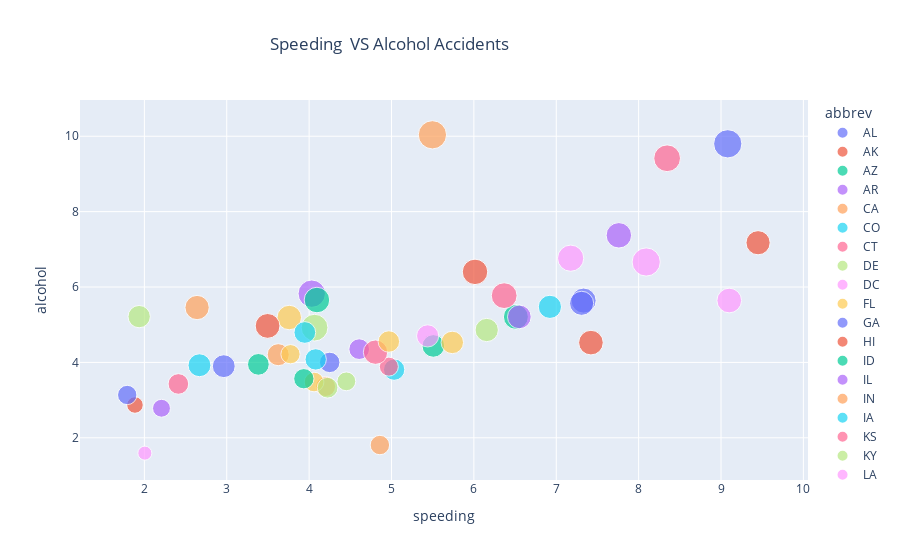

The cell this chart's notebook holds for it:
### Code cell
# Alcohol VS Speeding
fig = px.scatter(df, x='speeding', y='alcohol',
                color='abbrev',
                size='total',
                title=' Speeding  VS Alcohol Accidents',)
fig.update_layout(title={'x':0.3})
fig.show()

### Figure 1 — Plotly figure (JSON) as saved in the notebook; plotly's stock layout.template omitted (floating-point values rounded to 4 significant figures)
{"data": [{"hovertemplate": "abbrev=AL<br>speeding=%{x}<br>alcohol=%{y}<br>total=%{marker.size}<extra></extra>", "legendgroup": "AL", "marker": {"color": "#636efa", "size": [18.8], "sizemode": "area", "sizeref": 0.05975, "symbol": "circle"}, "mode": "markers", "name": "AL", "orientation": "v", "showlegend": true, "type": "scatter", "x": [7.332], "xaxis": "x", "y": [5.64], "yaxis": "y"}, {"hovertemplate": "abbrev=AK<br>speeding=%{x}<br>alcohol=%{y}<br>total=%{marker.size}<extra></extra>", "legendgroup": "AK", "marker": {"color": "#EF553B", "size": [18.1], "sizemode": "area", "sizeref": 0.05975, "symbol": "circle"}, "mode": "markers", "name": "AK", "orientation": "v", "showlegend": true, "type": "scatter", "x": [7.421], "xaxis": "x", "y": [4.525], "yaxis": "y"}, {"hovertemplate": "abbrev=AZ<br>speeding=%{x}<br>alcohol=%{y}<br>total=%{marker.size}<extra></extra>", "legendgroup": "AZ", "marker": {"color": "#00cc96", "size": [18.6], "sizemode": "area", "sizeref": 0.05975, "symbol": "circle"}, "mode": "markers", "name": "AZ", "orientation": "v", "showlegend": true, "type": "scatter", "x": [6.51], "xaxis": "x", "y": [5.208], "yaxis": "y"}, {"hovertemplate": "abbrev=AR<br>speeding=%{x}<br>alcohol=%{y}<br>total=%{marker.size}<extra></extra>", "legendgroup": "AR", "marker": {"color": "#ab63fa", "size": [22.4], "sizemode": "area", "sizeref": 0.05975, "symbol": "circle"}, "mode": "markers", "name": "AR", "orientation": "v", "showlegend": true, "type": "scatter", "x": [4.032], "xaxis": "x", "y": [5.824], "yaxis": "y"}, {"hovertemplate": "abbrev=CA<br>speeding=%{x}<br>alcohol=%{y}<br>total=%{marker.size}<extra></extra>", "legendgroup": "CA", "marker": {"color": "#FFA15A", "size": [12.0], "sizemode": "area", "sizeref": 0.05975, "symbol": "circle"}, "mode": "markers", "name": "CA", "orientation": "v", "showlegend": true, "type": "scatter", "x": [4.2], "xaxis": "x", "y": [3.36], "yaxis": "y"}, {"hovertemplate": "abbrev=CO<br>speeding=%{x}<br>alcohol=%{y}<br>total=%{marker.size}<extra></extra>", "legendgroup": "CO", "marker": {"color": "#19d3f3", "size": [13.6], "sizemode": "area", "sizeref": 0.05975, "symbol": "circle"}, "mode": "markers", "name": "CO", "orientation": "v", "showlegend": true, "type": "scatter", "x": [5.032], "xaxis": "x", "y": [3.808], "yaxis": "y"}, {"hovertemplate": "abbrev=CT<br>speeding=%{x}<br>alcohol=%{y}<br>total=%{marker.size}<extra></extra>", "legendgroup": "CT", "marker": {"color": "#FF6692", "size": [10.8], "sizemode": "area", "sizeref": 0.05975, "symbol": "circle"}, "mode": "markers", "name": "CT", "orientation": "v", "showlegend": true, "type": "scatter", "x": [4.968], "xaxis": "x", "y": [3.888], "yaxis": "y"}, {"hovertemplate": "abbrev=DE<br>speeding=%{x}<br>alcohol=%{y}<br>total=%{marker.size}<extra></extra>", "legendgroup": "DE", "marker": {"color": "#B6E880", "size": [16.2], "sizemode": "area", "sizeref": 0.05975, "symbol": "circle"}, "mode": "markers", "name": "DE", "orientation": "v", "showlegend": true, "type": "scatter", "x": [6.156], "xaxis": "x", "y": [4.86], "yaxis": "y"}, {"hovertemplate": "abbrev=DC<br>speeding=%{x}<br>alcohol=%{y}<br>total=%{marker.size}<extra></extra>", "legendgroup": "DC", "marker": {"color": "#FF97FF", "size": [5.9], "sizemode": "area", "sizeref": 0.05975, "symbol": "circle"}, "mode": "markers", "name": "DC", "orientation": "v", "showlegend": true, "type": "scatter", "x": [2.006], "xaxis": "x", "y": [1.593], "yaxis": "y"}, {"hovertemplate": "abbrev=FL<br>speeding=%{x}<br>alcohol=%{y}<br>total=%{marker.size}<extra></extra>", "legendgroup": "FL", "marker": {"color": "#FECB52", "size": [17.9], "sizemode": "area", "sizeref": 0.05975, "symbol": "circle"}, "mode": "markers", "name": "FL", "orientation": "v", "showlegend": true, "type": "scatter", "x": [3.759], "xaxis": "x", "y": [5.191], "yaxis": "y"}, {"hovertemplate": "abbrev=GA<br>speeding=%{x}<br>alcohol=%{y}<br>total=%{marker.size}<extra></extra>", "legendgroup": "GA", "marker": {"color": "#636efa", "size": [15.6], "sizemode": "area", "sizeref": 0.05975, "symbol": "circle"}, "mode": "markers", "name": "GA", "orientation": "v", "showlegend": true, "type": "scatter", "x": [2.964], "xaxis": "x", "y": [3.9], "yaxis": "y"}, {"hovertemplate": "abbrev=HI<br>speeding=%{x}<br>alcohol=%{y}<br>total=%{marker.size}<extra></extra>", "legendgroup": "HI", "marker": {"color": "#EF553B", "size": [17.5], "sizemode": "area", "sizeref": 0.05975, "symbol": "circle"}, "mode": "markers", "name": "HI", "orientation": "v", "showlegend": true, "type": "scatter", "x": [9.45], "xaxis": "x", "y": [7.175], "yaxis": "y"}, {"hovertemplate": "abbrev=ID<br>speeding=%{x}<br>alcohol=%{y}<br>total=%{marker.size}<extra></extra>", "legendgroup": "ID", "marker": {"color": "#00cc96", "size": [15.3], "sizemode": "area", "sizeref": 0.05975, "symbol": "circle"}, "mode": "markers", "name": "ID", "orientation": "v", "showlegend": true, "type": "scatter", "x": [5.508], "xaxis": "x", "y": [4.437], "yaxis": "y"}, {"hovertemplate": "abbrev=IL<br>speeding=%{x}<br>alcohol=%{y}<br>total=%{marker.size}<extra></extra>", "legendgroup": "IL", "marker": {"color": "#ab63fa", "size": [12.8], "sizemode": "area", "sizeref": 0.05975, "symbol": "circle"}, "mode": "markers", "name": "IL", "orientation": "v", "showlegend": true, "type": "scatter", "x": [4.608], "xaxis": "x", "y": [4.352], "yaxis": "y"}, {"hovertemplate": "abbrev=IN<br>speeding=%{x}<br>alcohol=%{y}<br>total=%{marker.size}<extra></extra>", "legendgroup": "IN", "marker": {"color": "#FFA15A", "size": [14.5], "sizemode": "area", "sizeref": 0.05975, "symbol": "circle"}, "mode": "markers", "name": "IN", "orientation": "v", "showlegend": true, "type": "scatter", "x": [3.625], "xaxis": "x", "y": [4.205], "yaxis": "y"}, {"hovertemplate": "abbrev=IA<br>speeding=%{x}<br>alcohol=%{y}<br>total=%{marker.size}<extra></extra>", "legendgroup": "IA", "marker": {"color": "#19d3f3", "size": [15.7], "sizemode": "area", "sizeref": 0.05975, "symbol": "circle"}, "mode": "markers", "name": "IA", "orientation": "v", "showlegend": true, "type": "scatter", "x": [2.669], "xaxis": "x", "y": [3.925], "yaxis": "y"}, {"hovertemplate": "abbrev=KS<br>speeding=%{x}<br>alcohol=%{y}<br>total=%{marker.size}<extra></extra>", "legendgroup": "KS", "marker": {"color": "#FF6692", "size": [17.8], "sizemode": "area", "sizeref": 0.05975, "symbol": "circle"}, "mode": "markers", "name": "KS", "orientation": "v", "showlegend": true, "type": "scatter", "x": [4.806], "xaxis": "x", "y": [4.272], "yaxis": "y"}, {"hovertemplate": "abbrev=KY<br>speeding=%{x}<br>alcohol=%{y}<br>total=%{marker.size}<extra></extra>", "legendgroup": "KY", "marker": {"color": "#B6E880", "size": [21.4], "sizemode": "area", "sizeref": 0.05975, "symbol": "circle"}, "mode": "markers", "name": "KY", "orientation": "v", "showlegend": true, "type": "scatter", "x": [4.066], "xaxis": "x", "y": [4.922], "yaxis": "y"}, {"hovertemplate": "abbrev=LA<br>speeding=%{x}<br>alcohol=%{y}<br>total=%{marker.size}<extra></extra>", "legendgroup": "LA", "marker": {"color": "#FF97FF", "size": [20.5], "sizemode": "area", "sizeref": 0.05975, "symbol": "circle"}, "mode": "markers", "name": "LA", "orientation": "v", "showlegend": true, "type": "scatter", "x": [7.175], "xaxis": "x", "y": [6.765], "yaxis": "y"}, {"hovertemplate": "abbrev=ME<br>speeding=%{x}<br>alcohol=%{y}<br>total=%{marker.size}<extra></extra>", "legendgroup": "ME", "marker": {"color": "#FECB52", "size": [15.1], "sizemode": "area", "sizeref": 0.05975, "symbol": "circle"}, "mode": "markers", "name": "ME", "orientation": "v", "showlegend": true, "type": "scatter", "x": [5.738], "xaxis": "x", "y": [4.53], "yaxis": "y"}, {"hovertemplate": "abbrev=MD<br>speeding=%{x}<br>alcohol=%{y}<br>total=%{marker.size}<extra></extra>", "legendgroup": "MD", "marker": {"color": "#636efa", "size": [12.5], "sizemode": "area", "sizeref": 0.05975, "symbol": "circle"}, "mode": "markers", "name": "MD", "orientation": "v", "showlegend": true, "type": "scatter", "x": [4.25], "xaxis": "x", "y": [4.0], "yaxis": "y"}, {"hovertemplate": "abbrev=MA<br>speeding=%{x}<br>alcohol=%{y}<br>total=%{marker.size}<extra></extra>", "legendgroup": "MA", "marker": {"color": "#EF553B", "size": [8.2], "sizemode": "area", "sizeref": 0.05975, "symbol": "circle"}, "mode": "markers", "name": "MA", "orientation": "v", "showlegend": true, "type": "scatter", "x": [1.886], "xaxis": "x", "y": [2.87], "yaxis": "y"}, {"hovertemplate": "abbrev=MI<br>speeding=%{x}<br>alcohol=%{y}<br>total=%{marker.size}<extra></extra>", "legendgroup": "MI", "marker": {"color": "#00cc96", "size": [14.1], "sizemode": "area", "sizeref": 0.05975, "symbol": "circle"}, "mode": "markers", "name": "MI", "orientation": "v", "showlegend": true, "type": "scatter", "x": [3.384], "xaxis": "x", "y": [3.948], "yaxis": "y"}, {"hovertemplate": "abbrev=MN<br>speeding=%{x}<br>alcohol=%{y}<br>total=%{marker.size}<extra></extra>", "legendgroup": "MN", "marker": {"color": "#ab63fa", "size": [9.6], "sizemode": "area", "sizeref": 0.05975, "symbol": "circle"}, "mode": "markers", "name": "MN", "orientation": "v", "showlegend": true, "type": "scatter", "x": [2.208], "xaxis": "x", "y": [2.784], "yaxis": "y"}, {"hovertemplate": "abbrev=MS<br>speeding=%{x}<br>alcohol=%{y}<br>total=%{marker.size}<extra></extra>", "legendgroup": "MS", "marker": {"color": "#FFA15A", "size": [17.6], "sizemode": "area", "sizeref": 0.05975, "symbol": "circle"}, "mode": "markers", "name": "MS", "orientation": "v", "showlegend": true, "type": "scatter", "x": [2.64], "xaxis": "x", "y": [5.456], "yaxis": "y"}, {"hovertemplate": "abbrev=MO<br>speeding=%{x}<br>alcohol=%{y}<br>total=%{marker.size}<extra></extra>", "legendgroup": "MO", "marker": {"color": "#19d3f3", "size": [16.1], "sizemode": "area", "sizeref": 0.05975, "symbol": "circle"}, "mode": "markers", "name": "MO", "orientation": "v", "showlegend": true, "type": "scatter", "x": [6.923], "xaxis": "x", "y": [5.474], "yaxis": "y"}, {"hovertemplate": "abbrev=MT<br>speeding=%{x}<br>alcohol=%{y}<br>total=%{marker.size}<extra></extra>", "legendgroup": "MT", "marker": {"color": "#FF6692", "size": [21.4], "sizemode": "area", "sizeref": 0.05975, "symbol": "circle"}, "mode": "markers", "name": "MT", "orientation": "v", "showlegend": true, "type": "scatter", "x": [8.346], "xaxis": "x", "y": [9.416], "yaxis": "y"}, {"hovertemplate": "abbrev=NE<br>speeding=%{x}<br>alcohol=%{y}<br>total=%{marker.size}<extra></extra>", "legendgroup": "NE", "marker": {"color": "#B6E880", "size": [14.9], "sizemode": "area", "sizeref": 0.05975, "symbol": "circle"}, "mode": "markers", "name": "NE", "orientation": "v", "showlegend": true, "type": "scatter", "x": [1.937], "xaxis": "x", "y": [5.215], "yaxis": "y"}, {"hovertemplate": "abbrev=NV<br>speeding=%{x}<br>alcohol=%{y}<br>total=%{marker.size}<extra></extra>", "legendgroup": "NV", "marker": {"color": "#FF97FF", "size": [14.7], "sizemode": "area", "sizeref": 0.05975, "symbol": "circle"}, "mode": "markers", "name": "NV", "orientation": "v", "showlegend": true, "type": "scatter", "x": [5.439], "xaxis": "x", "y": [4.704], "yaxis": "y"}, {"hovertemplate": "abbrev=NH<br>speeding=%{x}<br>alcohol=%{y}<br>total=%{marker.size}<extra></extra>", "legendgroup": "NH", "marker": {"color": "#FECB52", "size": [11.6], "sizemode": "area", "sizeref": 0.05975, "symbol": "circle"}, "mode": "markers", "name": "NH", "orientation": "v", "showlegend": true, "type": "scatter", "x": [4.06], "xaxis": "x", "y": [3.48], "yaxis": "y"}, {"hovertemplate": "abbrev=NJ<br>speeding=%{x}<br>alcohol=%{y}<br>total=%{marker.size}<extra></extra>", "legendgroup": "NJ", "marker": {"color": "#636efa", "size": [11.2], "sizemode": "area", "sizeref": 0.05975, "symbol": "circle"}, "mode": "markers", "name": "NJ", "orientation": "v", "showlegend": true, "type": "scatter", "x": [1.792], "xaxis": "x", "y": [3.136], "yaxis": "y"}, {"hovertemplate": "abbrev=NM<br>speeding=%{x}<br>alcohol=%{y}<br>total=%{marker.size}<extra></extra>", "legendgroup": "NM", "marker": {"color": "#EF553B", "size": [18.4], "sizemode": "area", "sizeref": 0.05975, "symbol": "circle"}, "mode": "markers", "name": "NM", "orientation": "v", "showlegend": true, "type": "scatter", "x": [3.496], "xaxis": "x", "y": [4.968], "yaxis": "y"}, {"hovertemplate": "abbrev=NY<br>speeding=%{x}<br>alcohol=%{y}<br>total=%{marker.size}<extra></extra>", "legendgroup": "NY", "marker": {"color": "#00cc96", "size": [12.3], "sizemode": "area", "sizeref": 0.05975, "symbol": "circle"}, "mode": "markers", "name": "NY", "orientation": "v", "showlegend": true, "type": "scatter", "x": [3.936], "xaxis": "x", "y": [3.567], "yaxis": "y"}, {"hovertemplate": "abbrev=NC<br>speeding=%{x}<br>alcohol=%{y}<br>total=%{marker.size}<extra></extra>", "legendgroup": "NC", "marker": {"color": "#ab63fa", "size": [16.8], "sizemode": "area", "sizeref": 0.05975, "symbol": "circle"}, "mode": "markers", "name": "NC", "orientation": "v", "showlegend": true, "type": "scatter", "x": [6.552], "xaxis": "x", "y": [5.208], "yaxis": "y"}, {"hovertemplate": "abbrev=ND<br>speeding=%{x}<br>alcohol=%{y}<br>total=%{marker.size}<extra></extra>", "legendgroup": "ND", "marker": {"color": "#FFA15A", "size": [23.9], "sizemode": "area", "sizeref": 0.05975, "symbol": "circle"}, "mode": "markers", "name": "ND", "orientation": "v", "showlegend": true, "type": "scatter", "x": [5.497], "xaxis": "x", "y": [10.04], "yaxis": "y"}, {"hovertemplate": "abbrev=OH<br>speeding=%{x}<br>alcohol=%{y}<br>total=%{marker.size}<extra></extra>", "legendgroup": "OH", "marker": {"color": "#19d3f3", "size": [14.1], "sizemode": "area", "sizeref": 0.05975, "symbol": "circle"}, "mode": "markers", "name": "OH", "orientation": "v", "showlegend": true, "type": "scatter", "x": [3.948], "xaxis": "x", "y": [4.794], "yaxis": "y"}, {"hovertemplate": "abbrev=OK<br>speeding=%{x}<br>alcohol=%{y}<br>total=%{marker.size}<extra></extra>", "legendgroup": "OK", "marker": {"color": "#FF6692", "size": [19.9], "sizemode": "area", "sizeref": 0.05975, "symbol": "circle"}, "mode": "markers", "name": "OK", "orientation": "v", "showlegend": true, "type": "scatter", "x": [6.368], "xaxis": "x", "y": [5.771], "yaxis": "y"}, {"hovertemplate": "abbrev=OR<br>speeding=%{x}<br>alcohol=%{y}<br>total=%{marker.size}<extra></extra>", "legendgroup": "OR", "marker": {"color": "#B6E880", "size": [12.8], "sizemode": "area", "sizeref": 0.05975, "symbol": "circle"}, "mode": "markers", "name": "OR", "orientation": "v", "showlegend": true, "type": "scatter", "x": [4.224], "xaxis": "x", "y": [3.328], "yaxis": "y"}, {"hovertemplate": "abbrev=PA<br>speeding=%{x}<br>alcohol=%{y}<br>total=%{marker.size}<extra></extra>", "legendgroup": "PA", "marker": {"color": "#FF97FF", "size": [18.2], "sizemode": "area", "sizeref": 0.05975, "symbol": "circle"}, "mode": "markers", "name": "PA", "orientation": "v", "showlegend": true, "type": "scatter", "x": [9.1], "xaxis": "x", "y": [5.642], "yaxis": "y"}, {"hovertemplate": "abbrev=RI<br>speeding=%{x}<br>alcohol=%{y}<br>total=%{marker.size}<extra></extra>", "legendgroup": "RI", "marker": {"color": "#FECB52", "size": [11.1], "sizemode": "area", "sizeref": 0.05975, "symbol": "circle"}, "mode": "markers", "name": "RI", "orientation": "v", "showlegend": true, "type": "scatter", "x": [3.774], "xaxis": "x", "y": [4.218], "yaxis": "y"}, {"hovertemplate": "abbrev=SC<br>speeding=%{x}<br>alcohol=%{y}<br>total=%{marker.size}<extra></extra>", "legendgroup": "SC", "marker": {"color": "#636efa", "size": [23.9], "sizemode": "area", "sizeref": 0.05975, "symbol": "circle"}, "mode": "markers", "name": "SC", "orientation": "v", "showlegend": true, "type": "scatter", "x": [9.082], "xaxis": "x", "y": [9.799], "yaxis": "y"}, {"hovertemplate": "abbrev=SD<br>speeding=%{x}<br>alcohol=%{y}<br>total=%{marker.size}<extra></extra>", "legendgroup": "SD", "marker": {"color": "#EF553B", "size": [19.4], "sizemode": "area", "sizeref": 0.05975, "symbol": "circle"}, "mode": "markers", "name": "SD", "orientation": "v", "showlegend": true, "type": "scatter", "x": [6.014], "xaxis": "x", "y": [6.402], "yaxis": "y"}, {"hovertemplate": "abbrev=TN<br>speeding=%{x}<br>alcohol=%{y}<br>total=%{marker.size}<extra></extra>", "legendgroup": "TN", "marker": {"color": "#00cc96", "size": [19.5], "sizemode": "area", "sizeref": 0.05975, "symbol": "circle"}, "mode": "markers", "name": "TN", "orientation": "v", "showlegend": true, "type": "scatter", "x": [4.095], "xaxis": "x", "y": [5.655], "yaxis": "y"}, {"hovertemplate": "abbrev=TX<br>speeding=%{x}<br>alcohol=%{y}<br>total=%{marker.size}<extra></extra>", "legendgroup": "TX", "marker": {"color": "#ab63fa", "size": [19.4], "sizemode": "area", "sizeref": 0.05975, "symbol": "circle"}, "mode": "markers", "name": "TX", "orientation": "v", "showlegend": true, "type": "scatter", "x": [7.76], "xaxis": "x", "y": [7.372], "yaxis": "y"}, {"hovertemplate": "abbrev=UT<br>speeding=%{x}<br>alcohol=%{y}<br>total=%{marker.size}<extra></extra>", "legendgroup": "UT", "marker": {"color": "#FFA15A", "size": [11.3], "sizemode": "area", "sizeref": 0.05975, "symbol": "circle"}, "mode": "markers", "name": "UT", "orientation": "v", "showlegend": true, "type": "scatter", "x": [4.859], "xaxis": "x", "y": [1.808], "yaxis": "y"}, {"hovertemplate": "abbrev=VT<br>speeding=%{x}<br>alcohol=%{y}<br>total=%{marker.size}<extra></extra>", "legendgroup": "VT", "marker": {"color": "#19d3f3", "size": [13.6], "sizemode": "area", "sizeref": 0.05975, "symbol": "circle"}, "mode": "markers", "name": "VT", "orientation": "v", "showlegend": true, "type": "scatter", "x": [4.08], "xaxis": "x", "y": [4.08], "yaxis": "y"}, {"hovertemplate": "abbrev=VA<br>speeding=%{x}<br>alcohol=%{y}<br>total=%{marker.size}<extra></extra>", "legendgroup": "VA", "marker": {"color": "#FF6692", "size": [12.7], "sizemode": "area", "sizeref": 0.05975, "symbol": "circle"}, "mode": "markers", "name": "VA", "orientation": "v", "showlegend": true, "type": "scatter", "x": [2.413], "xaxis": "x", "y": [3.429], "yaxis": "y"}, {"hovertemplate": "abbrev=WA<br>speeding=%{x}<br>alcohol=%{y}<br>total=%{marker.size}<extra></extra>", "legendgroup": "WA", "marker": {"color": "#B6E880", "size": [10.6], "sizemode": "area", "sizeref": 0.05975, "symbol": "circle"}, "mode": "markers", "name": "WA", "orientation": "v", "showlegend": true, "type": "scatter", "x": [4.452], "xaxis": "x", "y": [3.498], "yaxis": "y"}, {"hovertemplate": "abbrev=WV<br>speeding=%{x}<br>alcohol=%{y}<br>total=%{marker.size}<extra></extra>", "legendgroup": "WV", "marker": {"color": "#FF97FF", "size": [23.8], "sizemode": "area", "sizeref": 0.05975, "symbol": "circle"}, "mode": "markers", "name": "WV", "orientation": "v", "showlegend": true, "type": "scatter", "x": [8.092], "xaxis": "x", "y": [6.664], "yaxis": "y"}, {"hovertemplate": "abbrev=WI<br>speeding=%{x}<br>alcohol=%{y}<br>total=%{marker.size}<extra></extra>", "legendgroup": "WI", "marker": {"color": "#FECB52", "size": [13.8], "sizemode": "area", "sizeref": 0.05975, "symbol": "circle"}, "mode": "markers", "name": "WI", "orientation": "v", "showlegend": true, "type": "scatter", "x": [4.968], "xaxis": "x", "y": [4.554], "yaxis": "y"}, {"hovertemplate": "abbrev=WY<br>speeding=%{x}<br>alcohol=%{y}<br>total=%{marker.size}<extra></extra>", "legendgroup": "WY", "marker": {"color": "#636efa", "size": [17.4], "sizemode": "area", "sizeref": 0.05975, "symbol": "circle"}, "mode": "markers", "name": "WY", "orientation": "v", "showlegend": true, "type": "scatter", "x": [7.308], "xaxis": "x", "y": [5.568], "yaxis": "y"}], "layout": {"legend": {"itemsizing": "constant", "title": {"text": "abbrev"}, "tracegroupgap": 0}, "title": {"text": " Speeding  VS Alcohol Accidents", "x": 0.3}, "xaxis": {"anchor": "y", "domain": [0, 1], "title": {"text": "speeding"}}, "yaxis": {"anchor": "x", "domain": [0, 1], "title": {"text": "alcohol"}}}}
